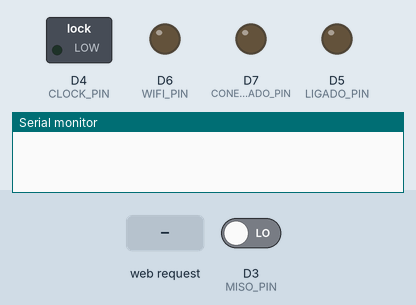
Simulated run of this program. Board: ESP8266 (NodeMCU). Parts: switched loads named in the program (green lamp = pin HIGH), output pins drawn as LEDs (lit = HIGH), the last lines printed to the serial monitor. Inputs (shaded band) come from the test bench; at power-on: D3 (MISO_PIN) LOW. Storage starts empty; pins used as bus, display or sensor lines are not drawn.

Above: at 0.1 s.
At 2.7 s:
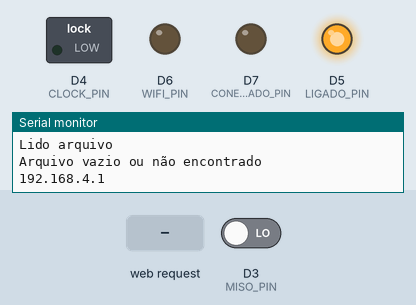
2.8 s: HTTP request GET /CONNECTED received
At 4.14 s:
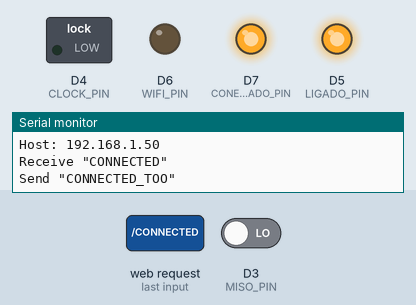
Timing chart, 0 to 5.8 s (numbered marks = the images above; inputs shaded):
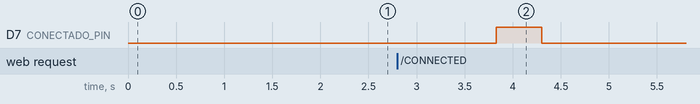

The program:

main.cpp
```cpp
#include <Arduino.h>
#include <IUTConnect.h>
#include <MCP3008.h>

#define CS_PIN D1
#define CLOCK_PIN D4
#define MOSI_PIN D2
#define MISO_PIN D3
#define LIGADO_PIN D5
#define WIFI_PIN D6
#define CONECTADO_PIN D7

IUTConnect IUTConn;
int temperatura = 25;
int potenciometroValue = 0;
int temperaturaAnterior = 0;
int ldrValue = 0;
int luz = 0;
int luzAnterior = 0;
int botaoValue = 0;
int comida = 0;
int comidaAnterior = 0;
bool conectado = false;
bool enviar = false;

MCP3008 adc(CLOCK_PIN, MOSI_PIN, MISO_PIN, CS_PIN);

void server(WiFiClient client, String content) {
  Serial.println(content);
  if (conectado)   {
    potenciometroValue = adc.readADC(7);
    ldrValue = adc.readADC(6);
    botaoValue = adc.readADC(5);
    digitalWrite(CONECTADO_PIN, HIGH);
    temperatura = potenciometroValue * 100 / 1023;
    if (temperatura != temperaturaAnterior) {
      client.printf("TEMP|%d\r\n", temperatura);
      client.println();
      enviar = true;
      temperaturaAnterior = temperatura;
    }
    luz = ldrValue * 100 / 1023;
    if (luz != luzAnterior) {
      client.printf("LIGHT|%d\r\n", luz);
      client.println();
      enviar = true;
      luzAnterior = luz;
    }
    comida = botaoValue;
    if (comida > 800 && comida != comidaAnterior) {
      client.printf("FOOD|1\r\n");
      client.println();
      enviar = true;
      comidaAnterior = comida;
    } else if (comida == 0) {
      comidaAnterior = comida;
    }
    if (enviar) {
      client.flush();
      delay(500);
      enviar = false;
    } else {
      client.println("HEART_BEAT");
      client.println();
      client.flush();
      delay(150);
    }
  } else if (content.indexOf("CONNECTED") >= 0) {
    Serial.println("Receive \"CONNECTED\"");
    conectado = true;
    client.println("CONNECTED_TOO\r\n");
    client.println();
    delay(500);
    client.flush();
    Serial.println("Send \"CONNECTED_TOO\"");
    delay(500);
  }
}

void resetModulo() {
  digitalWrite(LIGADO_PIN, LOW);
  digitalWrite(WIFI_PIN, LOW);
  digitalWrite(CONECTADO_PIN, LOW);
  delay(1500);
}

void setup() {
  pinMode(LIGADO_PIN, OUTPUT);
  pinMode(CONECTADO_PIN, OUTPUT);
  pinMode(WIFI_PIN, OUTPUT);
  resetModulo();
  char* ssid = "Aquario";
  char* password = "aquario-virtual";
  char* tokenID = "AQUARIUM_01";
  Serial.begin(9600);
  IUTConn.setSocketCallback(server);
  IUTConn.start(ssid, password, tokenID);
}

void loop() {
  digitalWrite(LIGADO_PIN, HIGH);
  if (IUTConn.isWiFi()) {
    digitalWrite(WIFI_PIN, HIGH);
  } else {
    digitalWrite(WIFI_PIN, LOW);
  }
  digitalWrite(CONECTADO_PIN, LOW);
  conectado = false;
  IUTConn.listenSocket();
}
```

Measured:
- after the input at 2.8 s, D7 (CONECTADO_PIN): LOW → HIGH after 1.0 s, → LOW 0.47 s later
